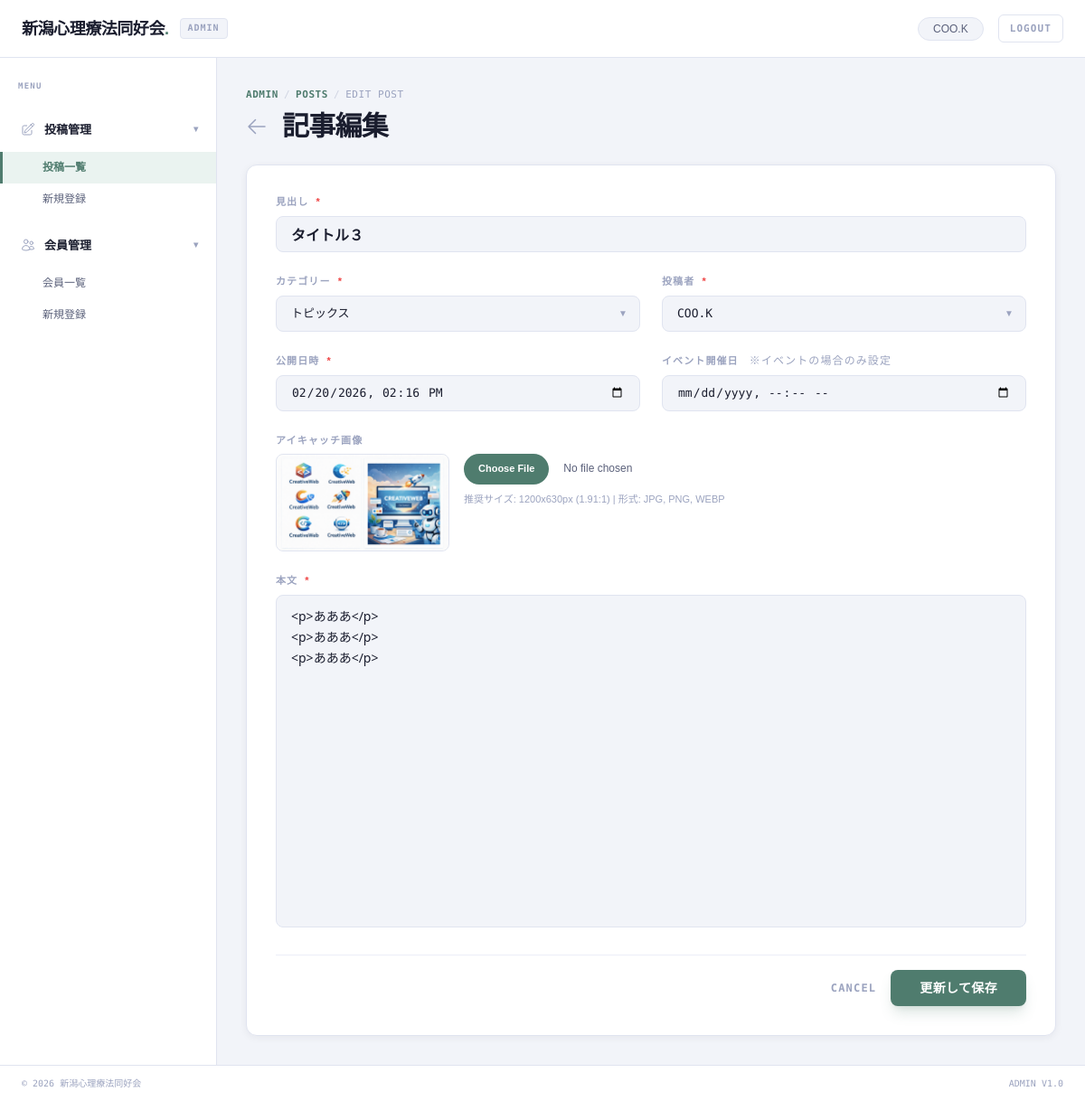
/admin/posts/3/edit (signed in), run on the app's committed database.
### app/models.py (models this page shows, shortened)
class User(db.Model, UserMixin):
    __tablename__ = 'users'
    id = db.Column(db.Integer, primary_key=True, autoincrement=True)
    name = db.Column(db.Text, nullable=False)
    display_name = db.Column(db.Text, nullable=True)
    email = db.Column(db.Text, nullable=False, unique=True)
    password_hash = db.Column(db.Text, nullable=False)
    role = db.Column(db.Text, nullable=False, default='member')
    profile = db.Column(db.Text)
    created_at = db.Column(db.DateTime, default=datetime.utcnow)
    updated_at = db.Column(db.DateTime, default=datetime.utcnow, onupdate=datetime.utcnow)
    posts = db.relationship('Post', backref='author', lazy=True)
    comments = db.relationship('Comment', backref='user', lazy=True)
    @property
    def display_name_or_name(self):
        if self.display_name and self.display_name.strip():
            return self.display_name.strip()
        return self.name

class Post(db.Model):
    __tablename__ = 'posts'
    id = db.Column(db.Integer, primary_key=True, autoincrement=True)
    user_id = db.Column(db.Integer, db.ForeignKey('users.id'), nullable=False)
    category_id = db.Column(db.Integer, db.ForeignKey('categories.id'), nullable=False)
    title = db.Column(db.Text, nullable=False)
    content = db.Column(db.Text, nullable=False)
    published_at = db.Column(db.DateTime, default=datetime.utcnow)
    event_date = db.Column(db.DateTime, nullable=True)
    eyecatch_img = db.Column(db.Text)
    created_at = db.Column(db.DateTime, default=datetime.utcnow)
    updated_at = db.Column(db.DateTime, default=datetime.utcnow, onupdate=datetime.utcnow)
    comments = db.relationship('Comment', backref='post', lazy=True)

### app/blueprints/admin/routes.py (the view, shortened to what this page needs)
@admin_bp.route('/posts/<int:id>/edit', methods=['GET', 'POST'])
@login_required
def edit_post(id):
    post = Post.query.get_or_404(id)
    categories = Category.query.all()
    users = User.query.all()
    return render_template('admin/post_form.html', title='記事編集', post=post, categories=categories, users=users)

### app/__init__.py (called while the page is built)
def create_app():
    app = Flask(__name__)
    from config import Config
    app.config.from_object(Config)
    db.init_app(app)
    login_manager = LoginManager()
    login_manager.login_view = 'auth.login'
    login_manager.init_app(app)
    @login_manager.user_loader
    def load_user(user_id):
        return User.query.get(int(user_id))
    from app.blueprints.main import main_bp
    app.register_blueprint(main_bp)
    from app.blueprints.auth import auth_bp
    app.register_blueprint(auth_bp, url_prefix='/auth')
    from app.blueprints.admin import admin_bp
    app.register_blueprint(admin_bp, url_prefix='/admin')
    @app.route('/blog/detail')
    def blog_detail():
        return render_template('blog_detail.html')
    return app

### app/blueprints/admin/templates/admin/post_form.html (shortened to what this page needs)
{% extends "admin/admin_base.html" %}
{% set active_menu = 'post_new' if not post else 'post_list' %}
{% block main_content %}
<div class="flex flex-col gap-2">
    <div class="flex items-center gap-1.5 text-[11px] font-mono-dm text-custom-text-muted uppercase tracking-wider">
        <span class="text-custom-accent font-bold">Admin</span>
        <span class="opacity-40">/</span>
        <span class="text-custom-accent font-bold">Posts</span>
        <span class="opacity-40">/</span>
        <span>{{ 'Edit Post' if post else 'New Post' }}</span>
    </div>
    <div class="flex items-center gap-4">
        <a href="{{ url_for('admin.post_list') }}"
            class="text-custom-text-muted hover:text-custom-accent transition-colors">
            <svg xmlns="http://www.w3.org/2000/svg" fill="none" viewBox="0 0 24 24" stroke-width="1.5"
                stroke="currentColor" class="w-6 h-6">
                <path stroke-linecap="round" stroke-linejoin="round" d="M10.5 19.5 3 12m0 0 7.5-7.5M3 12h18" />
            </svg>
        </a>
        <h1 class="text-2xl md:text-3xl font-header-sans font-bold text-custom-text-primary tracking-tight">{{ title }}
        </h1>
    </div>
</div>
<div class="bg-white border border-custom-border rounded-custom shadow-custom-sm overflow-hidden max-w-4xl">
    <form method="POST" enctype="multipart/form-data" class="p-6 md:p-8 flex flex-col gap-6">
        <div>
            <label for="title" class="label-admin">見出し <span class="text-red-500 ml-1">*</span></label>
            <input type="text" id="title" name="title" value="{{ post.title if post else '' }}" placeholder="記事のタイトルを入力"
                class="input-admin text-base font-bold" required>
        </div>
        <div class="grid grid-cols-1 md:grid-cols-2 gap-6">
            <div>
                <label for="category_id" class="label-admin">カテゴリー <span class="text-red-500 ml-1">*</span></label>
                <div class="relative">
                    <select id="category_id" name="category_id" class="input-admin appearance-none cursor-pointer pr-10"
                        required>
                        {% for category in categories %}
                        <option value="{{ category.id }}" data-slug="{{ category.slug }}" {{ 'selected' if post and
                            post.category_id==category.id else '' }}>{{ category.name }}</option>
                        {% endfor %}
                    </select>
                    <span
                        class="absolute right-3.5 top-1/2 -translate-y-1/2 text-[10px] text-custom-text-muted pointer-events-none">▼</span>
                </div>
            </div>
            <div>
                <label for="user_id" class="label-admin">投稿者 <span class="text-red-500 ml-1">*</span></label>
                <div class="relative">
                    <select id="user_id" name="user_id" class="input-admin appearance-none cursor-pointer pr-10"
                        required>
                        {% for user in users %}
                        <option value="{{ user.id }}" {{ 'selected' if (post and post.user_id==user.id) or (not post and
                            current_user.id==user.id) else '' }}>
                            {{ user.display_name_or_name }}
                        </option>
                        {% endfor %}
                    </select>
                    <span
                        class="absolute right-3.5 top-1/2 -translate-y-1/2 text-[10px] text-custom-text-muted pointer-events-none">▼</span>
                </div>
            </div>
            <div>
                <label for="published_at" class="label-admin">公開日時 <span class="text-red-500 ml-1">*</span></label>
                <input type="datetime-local" id="published_at" name="published_at"
                    value="{{ post.published_at.strftime('%Y-%m-%dT%H:%M') if post and post.published_at else '' }}"
                    class="input-admin" required>
            </div>
            <div>
                <label for="event_date" class="label-admin">イベント開催日 <span
                        class="text-xs font-normal text-custom-text-muted ml-2">※イベントの場合のみ設定</span></label>
                <input type="datetime-local" id="event_date" name="event_date"
                    value="{{ post.event_date.strftime('%Y-%m-%dT%H:%M') if post and post.event_date else '' }}"
                    class="input-admin">
            </div>
        </div>
        <div>
            <label for="eyecatch_img" class="label-admin">アイキャッチ画像</label>
            <div class="flex flex-col md:flex-row gap-4 items-start">
                <div id="eyecatch-preview-container"
                    class="w-full md:w-48 aspect-video bg-custom-surface-2 border border-custom-border rounded-lg overflow-hidden flex items-center justify-center relative group">
                    {% if post and post.eyecatch_img %}
                    <img id="eyecatch-preview"
                        src="{{ url_for('static', filename='uploads/eyecatch/' + post.eyecatch_img) }}"
                        class="w-full h-full object-cover">
                    {% endif %}
                </div>
                <div class="flex-1 flex flex-col gap-2">
                    <input type="file" id="eyecatch_img" name="eyecatch_img" accept="image/*"
                        class="text-[12px] text-custom-text-secondary file:mr-4 file:py-2 file:px-4 file:rounded-full file:border-0 file:text-[11px] file:font-bold file:bg-custom-accent file:text-white hover:file:bg-opacity-90 transition-all cursor-pointer">
                    <p class="text-[11px] text-custom-text-muted">推奨サイズ: 1200x630px (1.91:1) | 形式: JPG, PNG, WEBP</p>
                </div>
            </div>
        </div>
        <div>
            <label for="content" class="label-admin">本文 <span class="text-red-500 ml-1">*</span></label>
            <textarea id="content" name="content" rows="15" placeholder="記事の内容を記述してください（Markdown対応予定）"
                class="input-admin h-auto py-3 resize-none font-sans text-sm leading-relaxed">{{ post.content if post else '' }}</textarea>
        </div>
        <div class="flex items-center justify-end gap-4 pt-4 border-t border-custom-border-light">
            <a href="{{ url_for('admin.post_list') }}"
                class="text-xs font-bold text-custom-text-muted hover:text-custom-text-secondary transition-colors uppercase tracking-widest font-mono-dm">Cancel</a>
            <button type="submit" class="btn-admin-primary px-8 py-2.5 text-sm">
                {{ '更新して保存' if post else 'この記事を投稿する' }}
            </button>
        </div>
    </form>
</div>
{% endblock %}

### app/blueprints/admin/templates/admin/admin_base.html (shortened to what this page needs)
<!DOCTYPE html>
<html lang="ja">
<head>
    <script src="https://cdn.tailwindcss.com"></script>
</head>
<body>
    <div class="grid grid-rows-[64px_1fr] md:grid-cols-[240px_1fr] min-h-screen relative w-full overflow-x-hidden">
        <header
            class="col-span-1 md:col-span-2 bg-white border-b border-custom-border flex items-center px-4 md:px-6 sticky top-0 z-50">
            <div class="font-header-sans font-bold text-lg text-custom-text-primary tracking-tight">
                新潟心理療法同好会<span class="text-custom-accent">.</span>
            </div>
            <div
                class="ml-2 md:ml-3 px-2 py-0.5 bg-custom-surface-2 border border-custom-border rounded text-[10px] font-bold text-custom-text-muted font-mono-dm uppercase tracking-widest">
                Admin
            </div>
            <div class="ml-auto flex items-center gap-2 md:gap-4">
                <div
                    class="hidden sm:flex items-center px-4 py-1 bg-custom-surface-2 border border-custom-border rounded-full">
                    <span class="text-xs font-medium text-custom-text-secondary">{{ current_user.display_name_or_name }}</span>
                </div>
                <a href="{{ url_for('auth.logout') }}"
                    class="text-[10px] md:text-[11px] font-mono-dm text-custom-text-muted border border-custom-border px-2.5 md:px-3 py-1.5 rounded-md bg-white hover:bg-custom-surface-2 transition-colors uppercase tracking-widest font-bold">
                    Logout
                </a>
            </div>
        </header>
        <aside id="sidebar"
            class="fixed md:static inset-y-0 left-0 w-[240px] bg-white border-r border-custom-border py-6 flex flex-col gap-1 overflow-y-auto z-50 -translate-x-full md:translate-x-0 transition-transform duration-300 ease-in-out shadow-custom md:shadow-none">
            <div class="px-5 mb-2 text-[9px] font-bold text-custom-text-muted uppercase tracking-[0.14em] font-mono-dm">
                Menu</div>
            <div
                class="sidebar-item font-semibold text-custom-text-primary flex justify-between items-center group mt-2">
                <div class="flex items-center gap-2.5">
                    <span class="text-custom-text-muted group-hover:text-custom-accent transition-colors">
                    </span>
                    <span>投稿管理</span>
                </div>
                <span
                    class="text-[10px] text-custom-text-muted group-hover:text-custom-text-primary transition-colors">▾</span>
            </div>
            <div class="flex flex-col">
                <a href="{{ url_for('admin.post_list') }}"
                    class="sidebar-sub-item {% if active_menu == 'post_list' %}active{% endif %}">投稿一覧</a>
                <a href="{{ url_for('admin.create_post') }}"
                    class="sidebar-sub-item {% if active_menu == 'post_new' %}active{% endif %}">新規登録</a>
            </div>
            <div
                class="sidebar-item font-semibold text-custom-text-primary flex justify-between items-center group mt-2">
                <div class="flex items-center gap-2.5">
                    <span class="text-custom-text-muted group-hover:text-custom-accent transition-colors">
                    </span>
                    <span>会員管理</span>
                </div>
                <span
                    class="text-[10px] text-custom-text-muted group-hover:text-custom-text-primary transition-colors">▾</span>
            </div>
            <div class="flex flex-col">
                <a href="{{ url_for('admin.admin_users') }}"
                    class="sidebar-sub-item {% if active_menu == 'user_list' %}active{% endif %}">会員一覧</a>
                <a href="{{ url_for('admin.admin_user_new') }}"
                    class="sidebar-sub-item {% if active_menu == 'user_new' %}active{% endif %}">新規登録</a>
            </div>
        </aside>
        <main class="p-4 md:p-8 flex flex-col gap-6 min-w-0">
            {% block main_content %}{% endblock %}
        </main>
        <footer
            class="md:col-span-2 h-10 bg-white border-t border-custom-border flex items-center justify-between px-6 text-[10px] text-custom-text-muted font-mono-dm shrink-0 sticky bottom-0 z-50">
            <span>© 2026 新潟心理療法同好会</span>
            <div class="hidden sm:flex gap-4">
                <span>ADMIN V1.0</span>
            </div>
        </footer>
    </div>
</body>
</html>

### data on the page
User: display_name_or_name "COO.K"
Post: title "タイトル３", published_at "02/20/2026 14:16", eyecatch_img (picture), content "<p>あああ</p> <p>あああ</p> <p>あああ</p>"

### other printed values
{{ 'Edit Post' if post else 'New Post' }} "EDIT POST"
{{ title }} "記事編集"
{{ '更新して保存' if post else 'この記事を投稿する' }} "更新して保存"
form field category_id "トピックス"
form field user_id "COO.K"
